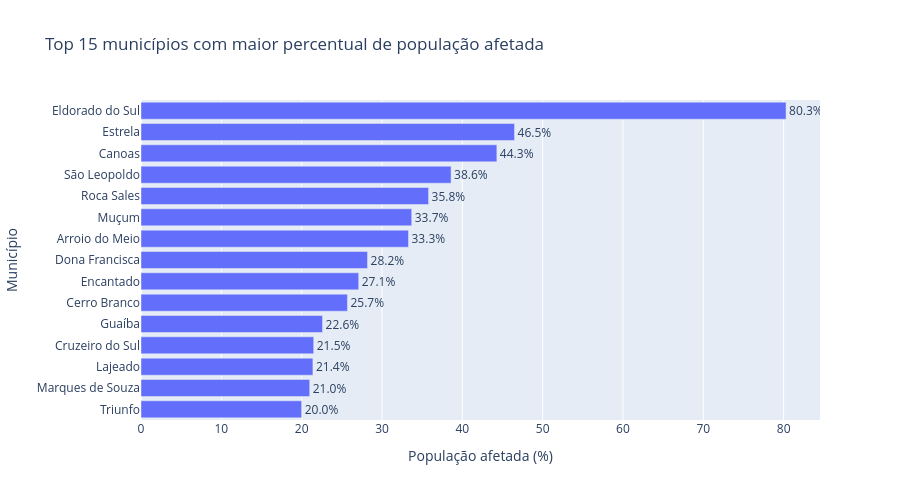

Write notebook code for a chart like this one.
### Markdown cell above
## Municípios com maior percentual da população atingida

### Code cell
top_pct = df.sort_values("pessoas_pct", ascending=False).head(15)

fig = px.bar(top_pct.sort_values("pessoas_pct"),
             x="pessoas_pct",
             y="nm_mun",
             orientation="h",
             text="pessoas_pct",
             labels={"pessoas_pct": "População afetada (%)", "nm_mun": "Município"},
             title="Top 15 municípios com maior percentual de população afetada")
fig.update_traces(texttemplate="%{text:.1f}%", textposition="outside")
fig.update_layout(height=500)
fig.show()

### Figure 1 — Plotly figure (JSON) as saved in the notebook; plotly's stock layout.template omitted (floating-point values rounded to 4 significant figures)
{"data": [{"hovertemplate": "População afetada (%)=%{text}<br>Município=%{y}<extra></extra>", "legendgroup": "", "marker": {"color": "#636efa", "pattern": {"shape": ""}}, "name": "", "orientation": "h", "showlegend": false, "text": [20.0, 21.0, 21.4, 21.5, 22.6, 25.7, 27.1, 28.2, 33.3, 33.7, 35.8, 38.6, 44.3, 46.5, 80.3], "textposition": "outside", "texttemplate": "%{text:.1f}%", "type": "bar", "x": [20.0, 21.0, 21.4, 21.5, 22.6, 25.7, 27.1, 28.2, 33.3, 33.7, 35.8, 38.6, 44.3, 46.5, 80.3], "xaxis": "x", "y": ["Triunfo", "Marques de Souza", "Lajeado", "Cruzeiro do Sul", "Guaíba", "Cerro Branco", "Encantado", "Dona Francisca", "Arroio do Meio", "Muçum", "Roca Sales", "São Leopoldo", "Canoas", "Estrela", "Eldorado do Sul"], "yaxis": "y"}], "layout": {"barmode": "relative", "height": 500, "legend": {"tracegroupgap": 0}, "title": {"text": "Top 15 municípios com maior percentual de população afetada"}, "xaxis": {"anchor": "y", "domain": [0, 1], "title": {"text": "População afetada (%)"}}, "yaxis": {"anchor": "x", "domain": [0, 1], "title": {"text": "Município"}}}}
